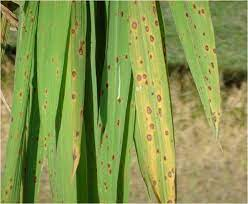
%> input picture Leaf-Disease-Identification-master/h/p/1.jpg, 248 x 204 px
$ octave Train_SVM.m   (GNU Octave 9; MATLAB toolbox functions it lacks are replaced by stand-ins)
%> lines starting %> are read from the running program, lines starting %| are printed output that depends on the picture
clear all;

close all;
Train_Feature = [];


for imc=1:30
cd 'C:\Users\rahul\Desktop\New folder (2)\Leaf-Disease-Identification-master\Leaf-Disease-Identification-master\o\p'

f= [num2str(imc) '.jpg'];
IMrgb = imread(f);  %read image
%> IMrgb is the input picture: size 204x248x3 uint8; mean R, G, B 134.5, 148.9, 78
cd ..

%%PRE-PROCESSING
IMresize =imresize (IMrgb, [256,256]) ;%  resize Image
%figure, imshow(IMresize);
%title ('Input color resize image');

% Median Filter each channel separately
r = medfilt2(IMresize (:, :, 1), [3 3]) ;%Median Filter
g=medfilt2 (IMresize (:, :, 2), [3 3]) ;
b=medfilt2 (IMresize (:, :, 3), [3 3]);
% reconstruct the image from r, g,b channels
IMmedian= cat (3, r, g, b);
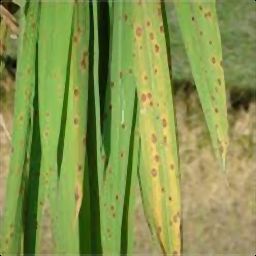
%> IMmedian: size 256x256x3 uint8; mean R, G, B 134, 148.5, 77.5
% figure, imshow (IMmedian);
%impixelinfo;
%title ('Median Filtered image');

% Enhance Contrast
Icons = imadjust (IMmedian, stretchlim (IMmedian)) ;
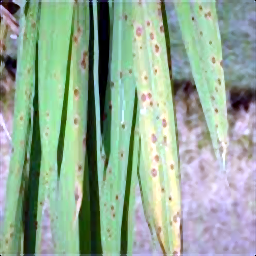
%> Icons: size 256x256x3 uint8; mean R, G, B 147.3, 171.3, 151.2
%figure, imshow (Icons); title ('Contrast Enhanced');

%% IMAGE SEGMENTATION -K MEANS

%Color Image Segmentation
%Use of K Means clustering for segmentation
%Convert Image from RGB Color Space to L'a*b* Color Space
%The Lia*b* space consists of a luminosity layer 'L*', chromaticity-layer 'a*' and 'b*'.
%All of the color information is in the la*i and 'b*' layers.
cform = makecform ('srgb2lab') ;
%Apply the colorform
lab_he = applycform (Icons, cform) ;
%> lab_he: size 256x256x3 uint8; mean of channels 1, 2, 3 171.4, 117, 135.7

%Classify the colors 1n a br colorspace using K means clustering.
% Since the image has 3 colors create 3 clusters.
% Measure the distance using Euclidean Distance Metric.
ab = double(lab_he (:,:,2:3)) ;
nrows = size (ab, 1) ;
%> nrows = 256
ncols = size (ab, 2) ;
%> ncols = 256
ab = reshape (ab, nrows*ncols, 2) ;
nColors=3;
[cluster_idx Mean]=kmeans (ab, nColors, 'distance', 'sqEuclidean',...
'Replicates', 3);
%> Mean = [119.6 135.5; 104.5 147.4; 134.5 116.1]
%[cluster_idx cluster center] = means (ab, nColors, 'distance', 'sqEuclidean', ' Replicates', 3);
%Label every pixel in tha image using results from K means
pixel_labels = reshape (cluster_idx,nrows,ncols);
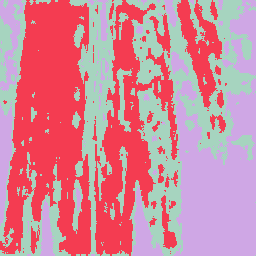
%> pixel_labels: size 256x256 double; 3 distinct labels, from 1 to 3; one colour per label, 0 black
%figure, imshow (pixel labels, []), title ('Image Labeled by Cluster Index');
%Create a blank cell array to store the results of clustering
segmented_images = cell (1,3);
%Create RGB label using pixel labels
rgb_label = repmat (pixel_labels, [1,1,3]) ;
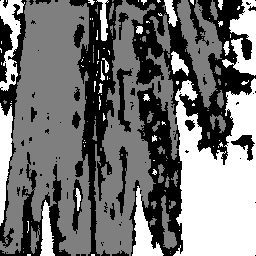
%> rgb_label: size 256x256x3 double; min 1, max 3, mean 1.91; drawn with min black and max white

for k = 1:nColors
colors =Icons;
colors (rgb_label ~= k) = 0;
segmented_images{k} = colors;
end
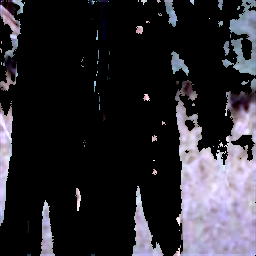
%> colors: size 256x256x3 uint8; mean R, G, B 42.6, 40.8, 47.1
%> after the loop, segmented_images = 3 items

figure, subplot (4,1,1); imshow(segmented_images{1});title ('Cluster l'); subplot (4,1,2);imshow (segmented_images{2});
%> after `imshow (segmented_images{2})`:
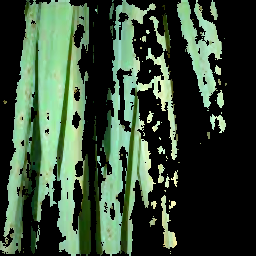
%> displayed picture: size 256x256x3, on the screen's scale of 0 to 255; mean R, G, B 56.7, 76.9, 56.6
subplot (4, 1, 3) ; imshow(segmented_images{3});title('Cluster 3');subplot (4,1,4); imshow(IMrgb); title('original');
set(gcf, 'Position', get(0, 'Screensize'));

% figure, subplot (3,1,1); imshow(segmented_images{1}); title('Cluster 1'); subplot (3,1,2); imshow (segmented_images{2}) ;
% subplot (3, 1, 3) ; imshow (segmented_images {3}); title ('Cluster 3');
% set(gcf, 'Position', get(0, 'Screensize'));

%% SELECT SEGMENTED IMAGE FOR FEATURE EXTRACTION

x =inputdlg ('Enter the cluster no. containing the ROI only:');
%> the answer given: 3
i=str2double(x);
% Extract the features from the segmented image
seg_img = segmented_images{i};
%Convert to grayscale if image is RGB
if ndims (seg_img) == 3
IM = rgb2gray(seg_img);
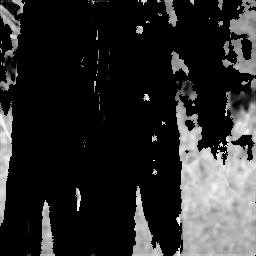
%> IM: size 256x256 uint8; min 0, max 253, mean 42
end
%figure, imshow (img); title ('Gray Scale Image'):

%% FEATURE EXTRACTION
%Create the Gray Level Cooccurance Matrices (GLCMs) (Texture Features)
glcms = graycomatrix(IM);
%> glcms = [48882 89 55 115 369 300 160 42; 90 199 34 8 2 0 0 0; 40 46 100 39 7 3 1 0; 78 4 38 222 110 18 0 0; 275 2 5 91 1739 270 8 0; 323 0 5 3 241 5152 523 11; 179 0 0 1 2 544 4119 154; 45 0 0 0 1 12 155 369]
% Derive Statistics from GLCM
stats = graycoprops (glcms, 'Contrast Correlation Energy Homogeneity') ;
%> stats = {Contrast 0.725}
Contrast = stats. Contrast;
%> Contrast = 0.725
%> (the run ends here)
